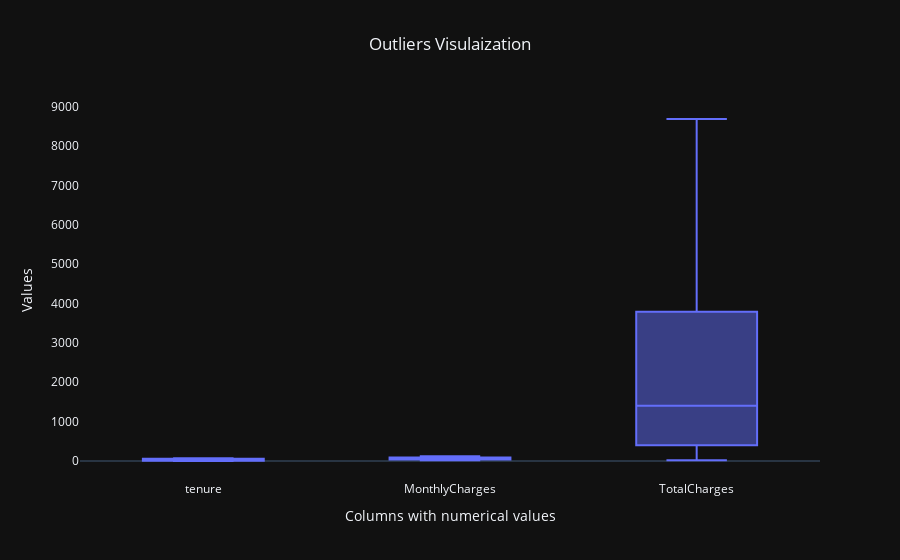

The notebook cell saved with this chart:
### Markdown cell above
## Outliers

### Code cell
fig = px.box(data_processed, y=["tenure","MonthlyCharges","TotalCharges"],
             labels={
                     "variable": "Columns with numerical values",
                     "value": "Values",
                 },
             template="plotly_dark",
             title="Outliers Visulaization")
fig.update_layout(title_x = 0.5,)
fig.update_xaxes(showgrid=False)
fig.update_yaxes(showgrid=False)
fig.show()

### Figure 1 — Plotly figure (JSON) as saved in the notebook; plotly's stock layout.template omitted (floating-point values rounded to 4 significant figures; data arrays with more than 128 entries replaced by an {"elided": "..."} marker saying what was removed)
{"data": [{"alignmentgroup": "True", "hovertemplate": "Columns with numerical values=%{x}<br>Values=%{y}<extra></extra>", "legendgroup": "", "marker": {"color": "#636efa"}, "name": "", "notched": false, "offsetgroup": "", "orientation": "v", "showlegend": false, "type": "box", "x": {"elided": "21129 str values"}, "x0": " ", "xaxis": "x", "y": {"elided": "21129 float values"}, "y0": " ", "yaxis": "y"}], "layout": {"boxmode": "group", "legend": {"tracegroupgap": 0}, "title": {"text": "Outliers Visulaization", "x": 0.5}, "xaxis": {"anchor": "y", "domain": [0, 1], "showgrid": false, "title": {"text": "Columns with numerical values"}}, "yaxis": {"anchor": "x", "domain": [0, 1], "showgrid": false, "title": {"text": "Values"}}}}
